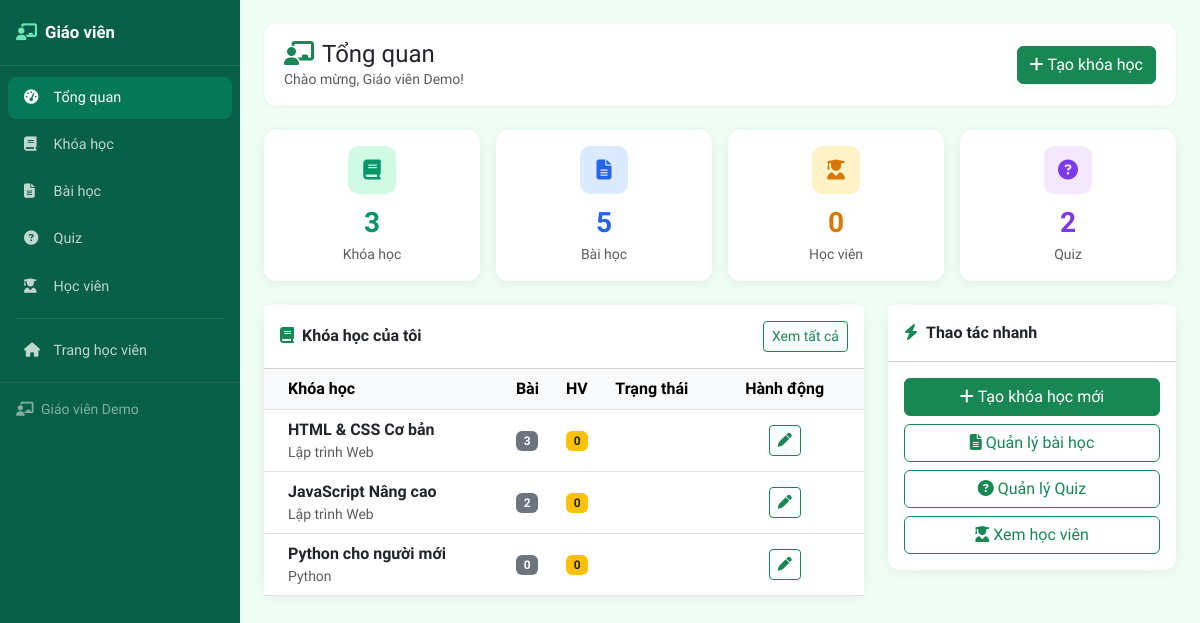
/teacher/index.php (signed in), run on the app's committed database.
### tables this page shows
CREATE TABLE IF NOT EXISTS khoa_hoc (
    id INT AUTO_INCREMENT PRIMARY KEY,
    ten_khoa_hoc VARCHAR(200) NOT NULL,
    mo_ta TEXT,
    hinh_anh VARCHAR(255),
    gia_tien DECIMAL(10,0) DEFAULT 0,
    id_nguoi_tao INT,
    id_danh_muc INT,
    trang_thai ENUM('ban_nhap', 'da_duyet', 'bi_an') DEFAULT 'ban_nhap',
    ngay_tao TIMESTAMP DEFAULT CURRENT_TIMESTAMP,
    FOREIGN KEY (id_nguoi_tao) REFERENCES nguoi_dung(id) ON DELETE SET NULL,
    FOREIGN KEY (id_danh_muc) REFERENCES danh_muc(id) ON DELETE SET NULL
);

CREATE TABLE IF NOT EXISTS danh_muc (
    id INT AUTO_INCREMENT PRIMARY KEY,
    ten_danh_muc VARCHAR(100) NOT NULL,
    mo_ta TEXT,
    ngay_tao TIMESTAMP DEFAULT CURRENT_TIMESTAMP
);

### config/database.php (called while the page is built, shortened)
<?php
class Database {
    private static $instance = null;
    private $conn;
    private function __construct() {
        $this->conn = new mysqli(DB_HOST, DB_USER, DB_PASS, DB_NAME, DB_PORT);
        $this->conn->set_charset("utf8");
    }
    public static function getInstance() {
        if (!self::$instance) {
            self::$instance = new self();
        }
        return self::$instance;
    }
    public function getConnection() {
        return $this->conn;
    }
}
?>

### teacher/bootstrap.php (called while the page is built, shortened)
<?php
require_once dirname(__DIR__) . '/models/auth.php';
$auth = new Auth();
$nguoi_dung = $auth->layThongTinNguoiDung();
?>

### models/auth.php (called while the page is built, shortened)
<?php
require_once __DIR__ . '/../config/database.php';
class Auth {
    public function kiemTraDangNhap() {
        return isset($_SESSION['nguoi_dung']);
    }
    public function layThongTinNguoiDung() {
        if ($this->kiemTraDangNhap()) {
            return $_SESSION['nguoi_dung'];
        }
        return null;
    }
}
?>

### models/khoa_hoc.php (called while the page is built, shortened)
<?php
require_once __DIR__ . '/../config/database.php';
class KhoaHoc {
    private $db;
    public function __construct() {
        $this->db = Database::getInstance()->getConnection();
    }
    public function layKhoaHocCuaGiaoVien($giao_vien_id) {
        $stmt = $this->db->prepare("
            SELECT kh.*, dm.ten_danh_muc,
                   (SELECT COUNT(*) FROM bai_hoc WHERE id_khoa_hoc = kh.id) AS so_bai_hoc,
                   (SELECT COUNT(*) FROM dang_ky_khoa_hoc WHERE id_khoa_hoc = kh.id AND trang_thai = 'da_xac_nhan') AS so_hoc_vien
            FROM khoa_hoc kh
            LEFT JOIN danh_muc dm ON kh.id_danh_muc = dm.id
            WHERE kh.id_nguoi_tao = ?
            ORDER BY kh.ngay_tao DESC
        ");
        $stmt->bind_param("i", $giao_vien_id);
        $stmt->execute();
        return $stmt->get_result()->fetch_all(MYSQLI_ASSOC);
    }
}
?>

### models/quiz.php (called while the page is built, shortened)
<?php
require_once __DIR__ . '/../config/database.php';
class Quiz {
    private $db;
    public function __construct() {
        $this->db = Database::getInstance()->getConnection();
    }
    public function layTheoBaiHoc($bai_hoc_id) {
        $sql = "SELECT * FROM quiz WHERE id_bai_hoc = ? ORDER BY ngay_tao DESC";
        $stmt = $this->db->prepare($sql);
        $stmt->bind_param("i", $bai_hoc_id);
        $stmt->execute();
        return $stmt->get_result()->fetch_all(MYSQLI_ASSOC);
    }
}
?>

### teacher/index.php (the view, shortened to what this page needs)
<?php
require_once __DIR__ . '/bootstrap.php';
require_once dirname(__DIR__) . '/models/khoa_hoc.php';
require_once dirname(__DIR__) . '/models/quiz.php';
$kh_model   = new KhoaHoc();
$quiz_model = new Quiz();
$khoa_gv    = $kh_model->layKhoaHocCuaGiaoVien($nguoi_dung['id']);
$so_kh      = count($khoa_gv);
$so_bai     = 0;
$so_hv      = 0;
$so_quiz    = 0;
foreach ($khoa_gv as $k) {
    $so_bai += (int)($k['so_bai_hoc'] ?? 0);
    $so_hv  += (int)($k['so_hoc_vien'] ?? 0);
}
foreach ($khoa_gv as $k) {
    $q = $quiz_model->layTheoBaiHoc($k['id']);
    $so_quiz += count($q);
}
$khoa_gv_top = array_slice($khoa_gv, 0, 3);
include __DIR__ . '/partials/layout_start.php';
?>
<div class="tv-topbar d-flex flex-wrap justify-content-between align-items-center gap-2">
    <div>
        <h1 class="h4 mb-0">
            <i class="fas fa-chalkboard-teacher me-2 text-success"></i>Tổng quan
        </h1>
        <p class="text-muted small mb-0">Chào mừng, <?php echo htmlspecialchars($nguoi_dung['ho_ten']); ?>!</p>
    </div>
    <a href="<?php echo SITE_URL; ?>/teacher/khoa-hoc/them-moi.php" class="btn btn-success">
        <i class="fas fa-plus me-1"></i>Tạo khóa học
    </a>
</div>
<div class="row g-3 mb-4">
    <div class="col-sm-6 col-lg-3">
        <div class="card tv-stat-card p-3 text-center">
            <div class="icon mx-auto mb-2" style="background:#d1fae5;color:#059669">
                <i class="fas fa-book"></i>
            </div>
            <div class="fs-3 fw-bold" style="color:#059669"><?php echo $so_kh; ?></div>
            <div class="text-muted small">Khóa học</div>
        </div>
    </div>
    <div class="col-sm-6 col-lg-3">
        <div class="card tv-stat-card p-3 text-center">
            <div class="icon mx-auto mb-2" style="background:#dbeafe;color:#2563eb">
                <i class="fas fa-file-lines"></i>
            </div>
            <div class="fs-3 fw-bold" style="color:#2563eb"><?php echo $so_bai; ?></div>
            <div class="text-muted small">Bài học</div>
        </div>
    </div>
    <div class="col-sm-6 col-lg-3">
        <div class="card tv-stat-card p-3 text-center">
            <div class="icon mx-auto mb-2" style="background:#fef3c7;color:#d97706">
                <i class="fas fa-user-graduate"></i>
            </div>
            <div class="fs-3 fw-bold" style="color:#d97706"><?php echo $so_hv; ?></div>
            <div class="text-muted small">Học viên</div>
        </div>
    </div>
    <div class="col-sm-6 col-lg-3">
        <div class="card tv-stat-card p-3 text-center">
            <div class="icon mx-auto mb-2" style="background:#f3e8ff;color:#7c3aed">
                <i class="fas fa-circle-question"></i>
            </div>
            <div class="fs-3 fw-bold" style="color:#7c3aed"><?php echo $so_quiz; ?></div>
            <div class="text-muted small">Quiz</div>
        </div>
    </div>
</div>
<div class="row g-4">
    <div class="col-lg-8">
        <div class="card tv-stat-card">
            <div class="card-header bg-white fw-bold py-3 d-flex justify-content-between align-items-center">
                <span><i class="fas fa-book me-2 text-success"></i>Khóa học của tôi</span>
                <a href="<?php echo SITE_URL; ?>/teacher/khoa-hoc/index.php" class="btn btn-sm btn-outline-success">
                    Xem tất cả
                </a>
            </div>
            <div class="card-body p-0">
                <?php if (empty($khoa_gv)): ?>
                    <div class="text-center py-5">
                        <i class="fas fa-book-open fa-3x text-muted mb-3"></i>
                        <h5 class="text-muted">Bạn chưa có khóa học nào.</h5>
                        <a href="<?php echo SITE_URL; ?>/teacher/khoa-hoc/them-moi.php" class="btn btn-success mt-2">
                            <i class="fas fa-plus me-1"></i>Tạo khóa học đầu tiên
                        </a>
                    </div>
                <?php else: ?>
                    <div class="table-responsive">
                        <table class="table table-hover align-middle mb-0">
                            <thead class="table-light">
                                <tr>
                                    <th class="ps-4">Khóa học</th>
                                    <th>Bài</th>
                                    <th>HV</th>
                                    <th>Trạng thái</th>
                                    <th class="pe-4 text-center">Hành động</th>
                                </tr>
                            </thead>
                            <tbody>
                                <?php foreach ($khoa_gv_top as $k): ?>
                                    <?php
                                    $tt_labels = [
                                        'ban_nhap'  => '<span class="badge bg-secondary">Bản nháp</span>',
                                        'da_duyet'  => '<span class="badge bg-success">Đã duyệt</span>',
                                        'bi_an'     => '<span class="badge bg-danger">Đã ẩn</span>',
                                    ];
                                    ?>
                                    <tr>
                                        <td class="ps-4">
                                            <div class="fw-semibold"><?php echo htmlspecialchars($k['ten_khoa_hoc']); ?></div>
                                            <div class="small text-muted"><?php echo htmlspecialchars($k['ten_danh_muc'] ?? ''); ?></div>
                                        </td>
                                        <td><span class="badge bg-secondary"><?php echo (int)($k['so_bai_hoc'] ?? 0); ?></span></td>
                                        <td><span class="badge bg-warning text-dark"><?php echo (int)($k['so_hoc_vien'] ?? 0); ?></span></td>
                                        <td><?php echo $tt_labels[$k['trang_thai']] ?? ''; ?></td>
                                        <td class="pe-4 text-center">
                                            <a href="<?php echo SITE_URL; ?>/teacher/khoa-hoc/sua.php?id=<?php echo $k['id']; ?>"
                                               class="btn btn-sm btn-outline-success">
                                                <i class="fas fa-pen"></i>
                                            </a>
                                        </td>
                                    </tr>
                                <?php endforeach; ?>
                            </tbody>
                        </table>
                    </div>
                <?php endif; ?>
            </div>
        </div>
    </div>
    <div class="col-lg-4">
        <div class="card tv-stat-card">
            <div class="card-header bg-white fw-bold py-3">
                <i class="fas fa-bolt me-2 text-success"></i>Thao tác nhanh
            </div>
            <div class="card-body d-grid gap-2">
                <a href="<?php echo SITE_URL; ?>/teacher/khoa-hoc/them-moi.php" class="btn btn-success">
                    <i class="fas fa-plus me-1"></i>Tạo khóa học mới
                </a>
                <a href="<?php echo SITE_URL; ?>/teacher/bai-hoc/index.php" class="btn btn-outline-success">
                    <i class="fas fa-file-lines me-1"></i>Quản lý bài học
                </a>
                <a href="<?php echo SITE_URL; ?>/teacher/quiz/index.php" class="btn btn-outline-success">
                    <i class="fas fa-circle-question me-1"></i>Quản lý Quiz
                </a>
                <a href="<?php echo SITE_URL; ?>/teacher/hoc-vien/index.php" class="btn btn-outline-success">
                    <i class="fas fa-user-graduate me-1"></i>Xem học viên
                </a>
            </div>
        </div>
    </div>
</div>
<?php include __DIR__ . '/partials/layout_end.php'; ?>

### teacher/partials/layout_start.php (style rules this page uses)
:root { --tv-sidebar: #065f46; --tv-sidebar-hover: #047857; --tv-body: #f0fdf4; --tv-accent: #10B981; --tv-accent2: #059669; }
* { box-sizing: border-box; }
body { font-family: 'Plus Jakarta Sans', sans-serif; background: var(--tv-body); min-height: 100vh; margin: 0; }
.tv-topbar { background: #fff; border-radius: 12px; padding: 1rem 1.25rem; box-shadow: 0 1px 3px rgba(0,0,0,0.06); margin-bottom: 1.5rem; }
.tv-stat-card { border: none; border-radius: 12px; box-shadow: 0 2px 12px rgba(0,0,0,0.06); }
.tv-stat-card .icon { width: 48px; height: 48px; border-radius: 10px; display: flex; align-items: center; justify-content: center; font-size: 1.25rem; }

### data on the page
khoa_hoc: ten_khoa_hoc "HTML & CSS Cơ bản", id_danh_muc.ten_danh_muc "Lập trình Web", so_bai_hoc "3", so_hoc_vien "0"
khoa_hoc: ten_khoa_hoc "JavaScript Nâng cao", id_danh_muc.ten_danh_muc "Lập trình Web", so_bai_hoc "2", so_hoc_vien "0"
khoa_hoc: ten_khoa_hoc "Python cho người mới", id_danh_muc.ten_danh_muc "Python", so_bai_hoc "0", so_hoc_vien "0"

### other printed values
$nguoi_dung['ho_ten'] "Giáo viên Demo"
$so_kh "3"
$so_bai "5"
$so_hv "0"
$so_quiz "2"
